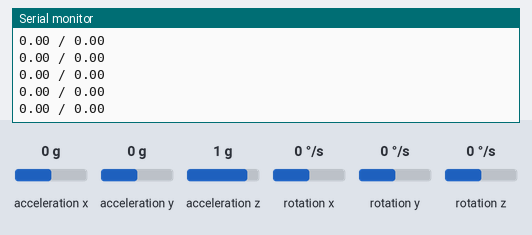
Simulated run of this sketch. Board: Teensy 4. Parts: the last lines printed to the serial monitor. Wiring (inferred from the names in the program): MPU-6050 motion sensor at I2C address 0x68. The inputs (shaded band) are chosen by the test bench; at power-on: rotation y 0 °/s, acceleration x 0 g, rotation z 0 °/s, acceleration y 0 g, acceleration z 1 g, rotation x 0 °/s.

Above: at 15.9 s.
16.0 s: rotation y set to -192 °/s
At 17.1 s:
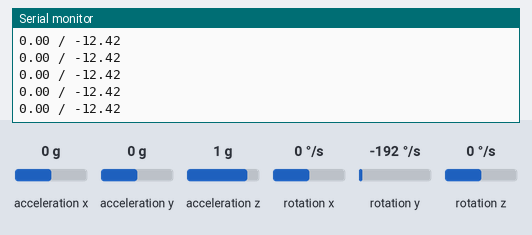
17.5 s: acceleration x set to -1.4 g
At 18.5 s:
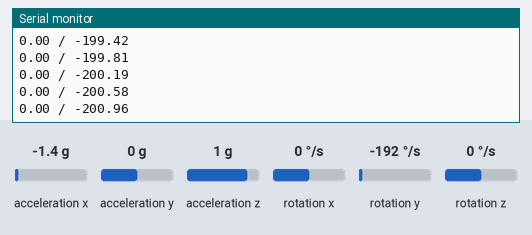
19.0 s: rotation z set to -192 °/s
At 19.6 s:
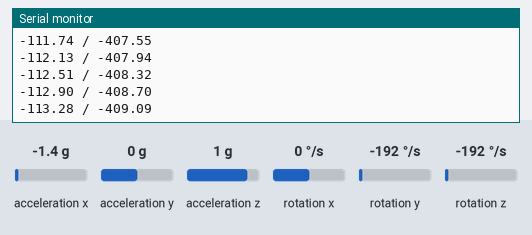
Timing chart, 0 to 19.8 s (numbered marks = the images above; inputs shaded):
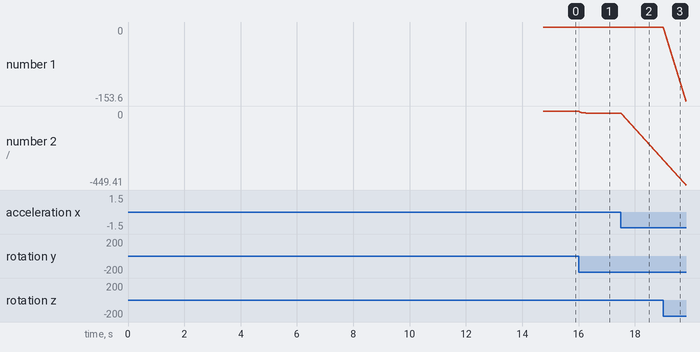

Measured:
- after the input at 16.0 s, the serial monitor: prints a new line at once (image 1)
- plotted number 2: 0 → -12.42 after the input at 16.0 s

The sketch:

thing.ino
```cpp
#include <Arduino.h>
#include <Wire.h>

double gyro_x, gyro_y, gyro_z;
double gyro_x_error, gyro_y_error, gyro_z_error;
double gyro_x_sum, gyro_y_sum, gyro_z_sum;
unsigned long cycle_start;
double dT = .002;
double dPitch, dRoll;
double acc_x, acc_y, acc_z;
double acc_pitch, acc_roll, acc_magnitude;
double acc_pitch_error, acc_roll_error;
double pitch, roll;
double pitch_feedback_error, roll_feedback_error;
double desired_pitch, desired_roll;
double acc_magnitude_sum, acc_magnitude_initial;
double servo_roll, servo_pitch;
int average_cycle_count = 2000;

//FUNCTIONS

void setup_mpu_6050_registers(){
  Wire.beginTransmission(0x68);
  Wire.write(0x6B);
  Wire.write(0x00);
  Wire.endTransmission(true);
}

void read_mpu_6050_data(){
  Wire.beginTransmission(0x68);
  Wire.write(0x3B);
  Wire.endTransmission(false);
  Wire.requestFrom(0x68, 6, true);

  //Store accelerometer values and divide by 16384 as per the datasheet
  acc_x = (int16_t)(Wire.read() << 8 | Wire.read()) / 16384.0;
  acc_y = (int16_t)(Wire.read() << 8 | Wire.read()) / 16384.0;
  acc_z = (int16_t)(Wire.read() << 8 | Wire.read()) / 16384.0;
  acc_magnitude = sqrt(acc_x * acc_x + acc_y * acc_y + acc_z * acc_z);

  Wire.beginTransmission(0x68);
  Wire.write(0x43);
  Wire.endTransmission(false);
  Wire.requestFrom(0x68, 6, true);

  //Store gyroscope values and divide by 131.0 as per the datasheet to convert to degrees/sec
  gyro_x = (int16_t)(Wire.read() << 8 | Wire.read()) / 131.0 - gyro_x_error;
  gyro_y = (int16_t)(Wire.read() << 8 | Wire.read()) / 131.0 - gyro_y_error;
  gyro_z = (int16_t)(Wire.read() << 8 | Wire.read()) / 131.0 - gyro_z_error;
}

//Calculate the average initial gyroscope values to find the error
//Supposed to be 0 deg/sec because it is initially at rest
//This allows us to eliminate drift along the roll and pitch axes
void calculate_gyro_error(){
    for (int cal_int = 0; cal_int < average_cycle_count; cal_int++){ //average_cycle_count cycles
    read_mpu_6050_data(); //Retrieve gyro data
    gyro_x_sum += gyro_x; //sum the values
    gyro_y_sum += gyro_y;
    gyro_z_sum += gyro_z;

    delay(2);
  }

  gyro_x_error = gyro_x_sum / average_cycle_count; //divide by average_cycle_count to get average deg/sec
  gyro_y_error = gyro_y_sum / average_cycle_count;
  gyro_z_error = gyro_z_sum / average_cycle_count;
}

//Calculate the average initial accelerometer pitch and roll values
//This will be the error since we take the startup position to be 0 on the pitch and roll axes
void calculuate_accelerometer_error(){

  for (int cal_acc_int = 0; cal_acc_int < average_cycle_count; cal_acc_int++){

    read_mpu_6050_data(); //get the accelerometer data

    acc_pitch_error += (atan(acc_y / sqrt(pow(acc_z, 2) + pow(acc_x, 2))) * 180 / PI); //sum the accelerometer pitch and roll angles in degrees
    acc_roll_error += (atan(-1 * acc_z / sqrt(pow(acc_y, 2) + pow(acc_x, 2))) * 180 / PI);
    acc_magnitude_sum += acc_magnitude;

    delay(2);
  }

  acc_pitch_error /= average_cycle_count; //divide by average_cycle_count to get the average pitch and roll values
  acc_roll_error /= average_cycle_count;
  acc_magnitude_initial = acc_magnitude_sum / average_cycle_count;

}

//Calculuate pitch and roll values
void calculate_pitch_roll(){
  dPitch = gyro_z * dT; //small change in angle for each cycle
  dRoll = gyro_y * dT;

  //Accelerometer-based calculations
  acc_pitch = (atan(acc_y / sqrt(pow(acc_z, 2) + pow(acc_x, 2))) * 180 / PI) - acc_pitch_error; //calculate pitch and roll values according to accelerometer and subtract the error
  acc_roll = (atan(-1 * acc_z / sqrt(pow(acc_y, 2) + pow(acc_x, 2))) * 180 / PI) - acc_roll_error;

  //Calculating the final pitch and roll values
  if(abs(acc_magnitude - acc_magnitude_initial) <= .01){
    pitch = (pitch + dPitch) *.97 + acc_pitch * .03; //adding the small change in pitch and roll
    roll = (roll + dRoll) * .97 + acc_roll * .03; //gyro values are more precise but accel helps to eliminate drift
  }
  else{
    pitch = (pitch + dPitch);
    roll = (roll + dRoll);
  }


}

//MAIN
void setup() {

  Wire.begin();
  Serial.begin(9600);

  delay(100);

  setup_mpu_6050_registers(); //setup the registers

  Serial.println("Calibrating Gyro");

  calculate_gyro_error(); //get the gyroscope error values

  Serial.println("Gyro Calibration Complete");
  Serial.println("Calibrating Accelerometer");

  calculuate_accelerometer_error(); //get the accelerometer error values

  Serial.println("Accelerometer Calibration Complete");

}

void loop() {

  cycle_start = micros(); //start of cycle
  read_mpu_6050_data(); //get data from MPU6050
  calculate_pitch_roll(); //calculate pitch and roll from MPU6050

  Serial.print(pitch);
  Serial.print(" / ");
  Serial.println(roll);


  while(((micros() - cycle_start) / 1000000.0) < dT);
}
```
